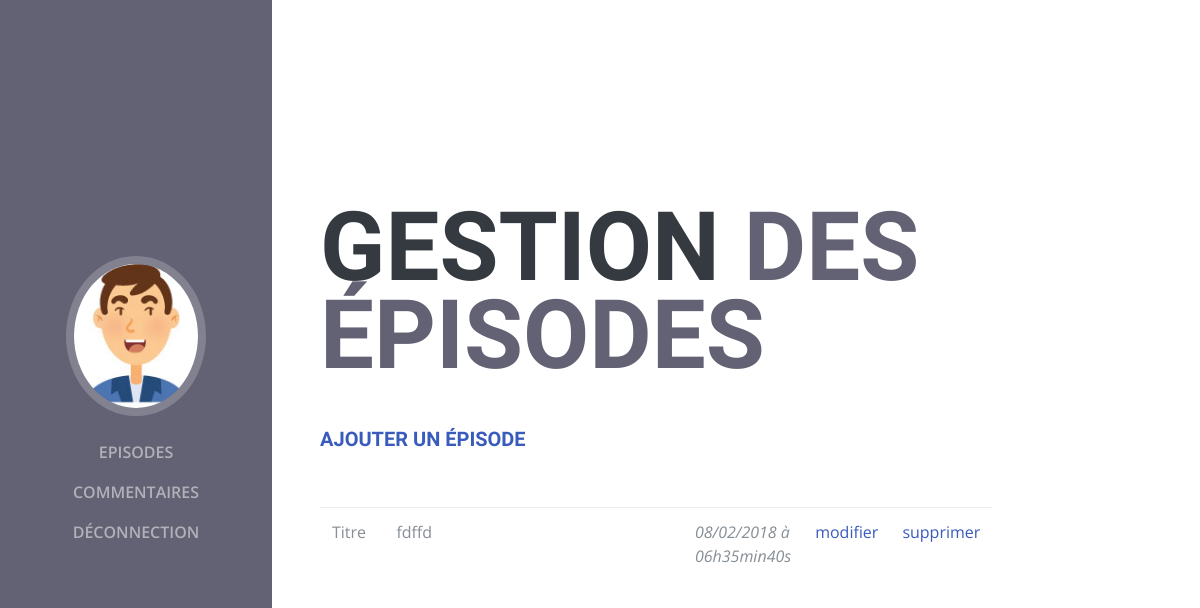
The app's page /view/backend/index.php?action=postadmin (signed in), older data.
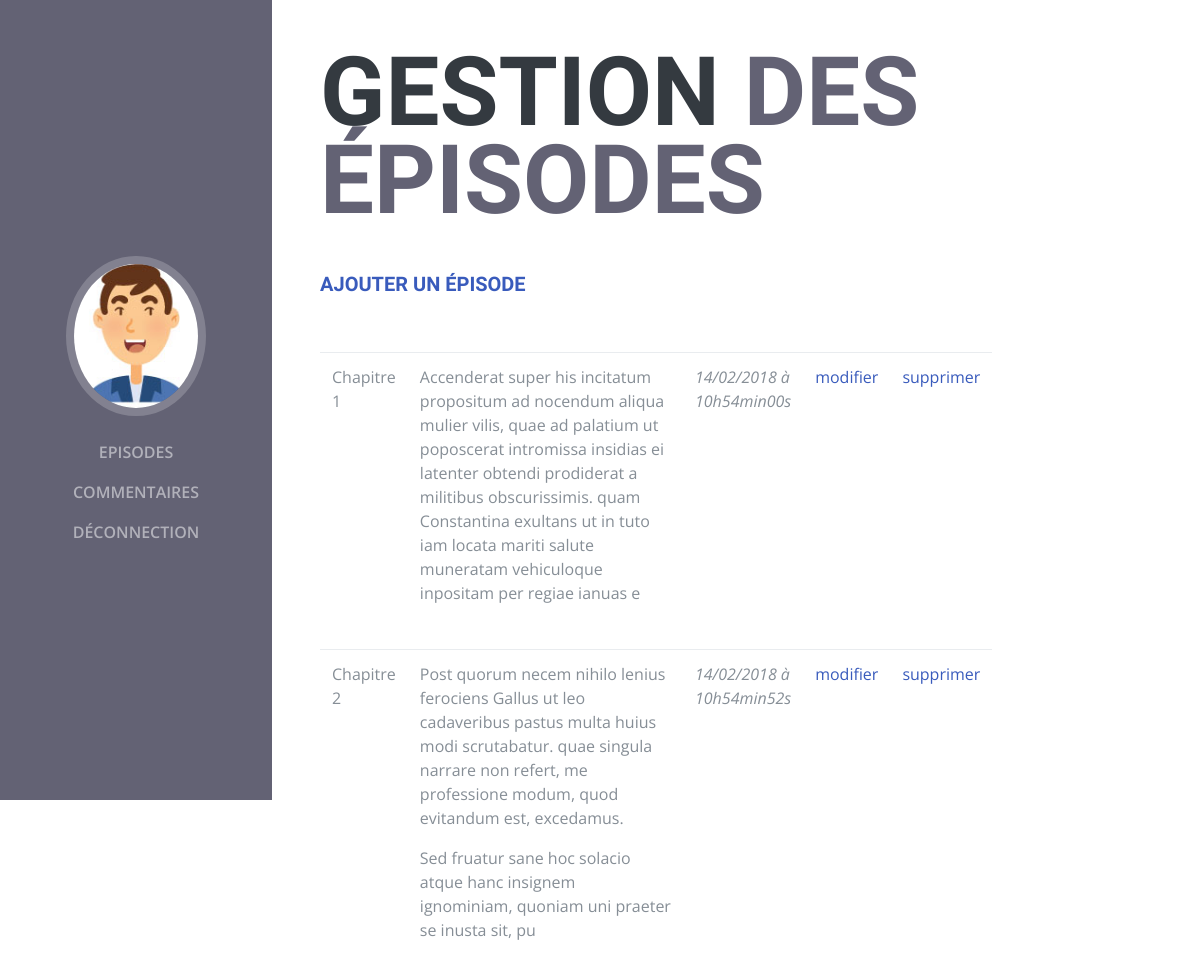
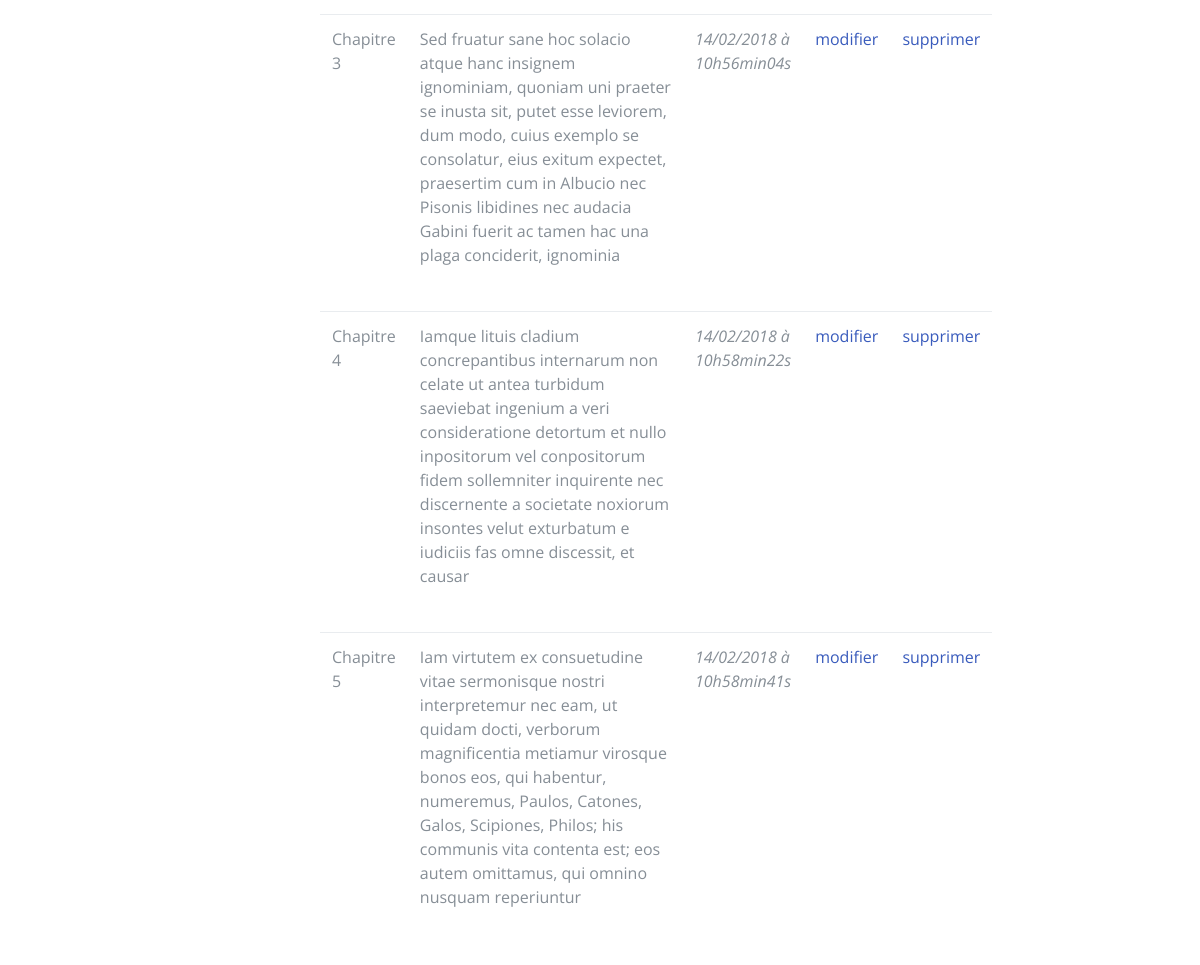
The same page, newer data (2 pictures, top to bottom).
### tables this page shows
CREATE TABLE `posts` (
  `id` int(11) NOT NULL,
  `title` varchar(255) NOT NULL,
  `content` text NOT NULL,
  `author` varchar(255) NOT NULL DEFAULT 'Jean Forteroche',
  `datecreation` datetime NOT NULL DEFAULT CURRENT_TIMESTAMP
);

### controller/backend.php (called while the page is built, shortened)
<?php
require_once('../../model/PostManager.php');
function postadmin() {
	$postManager = new PostManager();
	$posts = $postManager->getPosts();
	require('listPostsViewAdmin.php');
}
?>

### model/PostManager.php (called while the page is built, shortened)
<?php
class PostManager extends Manager {
	public function getPosts() {
		$db = $this->dbconnect();
		$req = $db->query('SELECT id, title, content, DATE_FORMAT(datecreation, \'%d/%m/%Y à %Hh%imin%ss\') AS date_creation_fr FROM posts ORDER BY title ASC LIMIT 0, 10');
		$posts = $req->fetchAll();
		return $posts;
	}
}

### view/backend/listPostsViewAdmin.php (the view, shortened to what this page needs)
<div class="container-fluid p-0">
      <section class="resume-section p-3 p-lg-5 d-flex d-column" id="about">
        <div class="my-auto">
          <h1 class="mb-0">Gestion
            <span class="text-primary">des épisodes</span>
          </h1>
  <br />
  <br />
		<h5><a href="index.php?action=directaddpost">Ajouter un épisode</a></h5>
		<br />
  <br />
<?php
foreach ($posts as $data)
{
?>
	<div class="news">
		<div class="table-responsive">
		  	<table class="table">
		    	<tr>
		    		<td width="10%"><?php echo htmlspecialchars($data['title']); ?></td>
		    		<td width="60%"><?php echo substr($data['content'], 0 ,300); ?> </td>
		    		<td width="10%"><em><?php echo htmlspecialchars($data['date_creation_fr']); ?> </em><br /></td>
		    		<td width="10%"><a href="index.php?action=post&amp;id=<?= $data['id'] ?>">modifier</a></td>
		    		<td width="10%"><a href="index.php?action=deletepost&amp;id=<?=$data['id'] ?>" class="link">supprimer</a></td>
		    	</tr>
		  	</table>
		</div>
	</div>
		<?php
		}
			?>
<?php $content = ob_get_clean(); ?>
<?php require('template.php'); ?>

### view/backend/index.php (shortened to what this page needs)
<?php
require('../../controller/backend.php');
try {
		if (isset($_GET['action'])) {
			if ($_GET['action'] == 'login') {
				if (!empty($_POST['user']) AND !empty($_POST['password'])) {
			    	login();
				}
				else {
				$error ='Tous les champs ne sont pas remplis !';
				header('location: ../../index.php?action=connexion&error=' . $error);
				}
 			}
			elseif ($_GET['action'] == 'postadmin'){
				postadmin();
			}
			elseif ($_GET['action'] == 'directaddpost') {
				directaddpost();
			}
			elseif ($_GET['action'] == 'deletepost') {
				deletepost($_GET['id']);
			}
			elseif ($_GET['action'] == 'deletecomment') {
				deletecomment($_GET['id']);
			}
			elseif ($_GET['action'] == 'addalert'){
				alertcomment();
			}
			elseif ($_GET['action'] == 'oldcomments') {
				oldcomments();
			}
		}
		else {
			index();
		}
}
catch(Exception $e)  {
	$errorMessage = $e->getMessage();
	require('../../view/frontend/errorView.php');
	}
?>

### view/backend/template.php (shortened to what this page needs)
<!DOCTYPE html>
<html lang="en">
  <head>
    <link href="../../public/vendor/bootstrap/css/bootstrap.min.css" rel="stylesheet">
    <link href="../../public/vendor/font-awesome/css/font-awesome.min.css" rel="stylesheet">
    <link href="../../public/vendor/devicons/css/devicons.min.css" rel="stylesheet">
    <link href="../../public/vendor/simple-line-icons/css/simple-line-icons.css" rel="stylesheet">
    <link href="../../public/css/resume.min.css" rel="stylesheet">
     <link href="../../public/css/styles-backend.css" rel="stylesheet">
  </head>
<body id="page-top">
    <?php require('menu.php') ?>
    <div class="row">
        <div class = col-lg-10>
            <?= $content ?>
        </div>
    </div>
</body>
</html>

### view/backend/menu.php (shortened to what this page needs)
<nav class="navbar navbar-expand-lg navbar-dark bg-primary fixed-top" id="sideNav">
    <a class="navbar-brand js-scroll-trigger" href="index.php">
      <span class="d-none d-lg-block">
        <img class="img-fluid img-profile rounded-circle mx-auto mb-2" src="../../public/img/profile.jpg" alt="">
      </span>
    </a>
    <div class="collapse navbar-collapse" id="navbarSupportedContent">
      <ul class="navbar-nav">
        <li class="nav-item">
          <a class="nav-link js-scroll-trigger" href="index.php?action=postadmin">Episodes</a>
        </li>
        <li class="nav-item">
          <a class="nav-link js-scroll-trigger" href="index.php?action=addalert">Commentaires</a>
        </li>
        <li class="nav-item">
          <a class="nav-link js-scroll-trigger" href="../../index.php?action=connexion&error=Vous avez bien été déconnecté !">Déconnection</a>
        </li>
      </ul>
    </div>
  </nav>

### public/css/styles-backend.css (style rules this page uses)
.bg-primary { background-color: #636274!important; }
.text-primary { color: #636274 !important; }
a { color: #395BBC; }
section { padding-left: 200px !important; padding-right: }

Row changes from the older to the newer data that the page shows:
removed posts: title "Titre", content "fdffd", date_creation_fr "08/02/2018 à 06h35min40s"
added posts: title "Chapitre 1", content "Accenderat super his incitatum propositum ad nocendum aliqua mulier vilis, quae ad palatium ut poposcerat intromissa insidias ei latenter obtendi prodiderat a militibus obscurissimis. quam Constantina exultans ut in tuto iam locata mariti salute muneratam vehiculoque inpositam per regiae ianuas e", date_creation_fr "14/02/2018 à 10h54min00s"
added posts: title "Chapitre 2", content "Post quorum necem nihilo lenius ferociens Gallus ut leo cadaveribus pastus multa huius modi scrutabatur. quae singula narrare non refert, me professione modum, quod evitandum est, excedamus. Sed fruatur sane hoc solacio atque hanc insignem ignominiam, quoniam uni praeter se inusta sit, pu", date_creation_fr "14/02/2018 à 10h54min52s"
added posts: title "Chapitre 3", content "Sed fruatur sane hoc solacio atque hanc insignem ignominiam, quoniam uni praeter se inusta sit, putet esse leviorem, dum modo, cuius exemplo se consolatur, eius exitum expectet, praesertim cum in Albucio nec Pisonis libidines nec audacia Gabini fuerit ac tamen hac una plaga conciderit, ignominia", date_creation_fr "14/02/2018 à 10h56min04s"
added posts: title "Chapitre 4", content "Iamque lituis cladium concrepantibus internarum non celate ut antea turbidum saeviebat ingenium a veri consideratione detortum et nullo inpositorum vel conpositorum fidem sollemniter inquirente nec discernente a societate noxiorum insontes velut exturbatum e iudiciis fas omne discessit, et causar", date_creation_fr "14/02/2018 à 10h58min22s"
added posts: title "Chapitre 5", content "Iam virtutem ex consuetudine vitae sermonisque nostri interpretemur nec eam, ut quidam docti, verborum magnificentia metiamur virosque bonos eos, qui habentur, numeremus, Paulos, Catones, Galos, Scipiones, Philos; his communis vita contenta est; eos autem omittamus, qui omnino nusquam reperiuntur", date_creation_fr "14/02/2018 à 10h58min41s"
